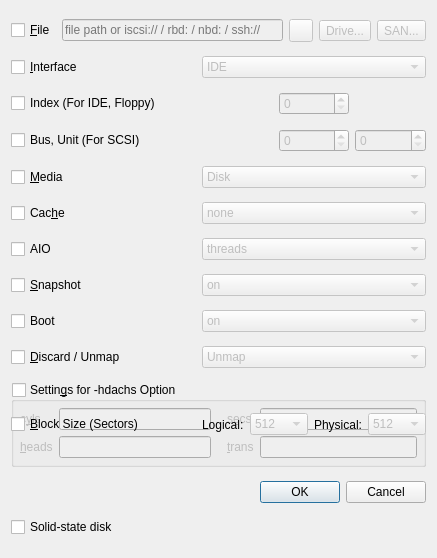
<?xml version="1.0" encoding="UTF-8"?>
<ui version="4.0">
 <author>Andrey Rijov</author>
 <class>Add_New_Device_Window</class>
 <widget class="QDialog" name="Add_New_Device_Window">
  <property name="geometry">
   <rect>
    <x>0</x>
    <y>0</y>
    <width>387</width>
    <height>558</height>
   </rect>
  </property>
  <property name="windowTitle">
   <string>Advanced Properties</string>
  </property>
  <property name="windowIcon">
   <iconset resource="../resources/icons.qrc">
    <normaloff>:/blockdevice.png</normaloff>:/blockdevice.png</iconset>
  </property>
  <layout class="QGridLayout" name="gridLayout">
   <item row="0" column="0" colspan="5">
    <layout class="QHBoxLayout" name="horizontalLayout">
     <property name="sizeConstraint">
      <enum>QLayout::SetMaximumSize</enum>
     </property>
     <item>
      <widget class="QCheckBox" name="CH_File">
       <property name="text">
        <string>&amp;File</string>
       </property>
      </widget>
     </item>
     <item>
      <widget class="QLineEdit" name="Edit_File_Path">
       <property name="enabled">
        <bool>false</bool>
       </property>
       <property name="toolTip">
        <string>Disk image path, or a network URI from the QEMU docs: iscsi://host/iqn/lun, rbd:pool/image, nbd:host:port, gluster://…, ssh://user@host/path</string>
       </property>
       <property name="placeholderText">
        <string>file path or iscsi:// / rbd: / nbd: / ssh://</string>
       </property>
      </widget>
     </item>
     <item>
      <widget class="QToolButton" name="TB_File_Path_Browse">
       <property name="enabled">
        <bool>false</bool>
       </property>
       <property name="text">
        <string/>
       </property>
       <property name="icon">
        <iconset resource="../resources/icons.qrc">
         <normaloff>:/open-file.png</normaloff>:/open-file.png</iconset>
       </property>
      </widget>
     </item>
     <item>
      <widget class="QToolButton" name="TB_Physical_Browse">
       <property name="enabled">
        <bool>false</bool>
       </property>
       <property name="toolTip">
        <string>Use a whole physical drive or one partition</string>
       </property>
       <property name="text">
        <string>Drive...</string>
       </property>
      </widget>
     </item>
     <item>
      <widget class="QToolButton" name="TB_SAN_Browse">
       <property name="enabled">
        <bool>false</bool>
       </property>
       <property name="toolTip">
        <string>Attach Remote SAN Storage (iSCSI target or NVMe-oF fabric endpoint)</string>
       </property>
       <property name="text">
        <string>SAN...</string>
       </property>
       <property name="icon">
        <iconset resource="../resources/icons.qrc">
         <normaloff>:/preferences-system-network-sharing.png</normaloff>:/preferences-system-network-sharing.png</iconset>
       </property>
      </widget>
     </item>
    </layout>
   </item>
   <item row="1" column="0" colspan="2">
    <widget class="QCheckBox" name="CH_Interface">
     <property name="text">
      <string>&amp;Interface</string>
     </property>
    </widget>
   </item>
   <item row="1" column="2" colspan="3">
    <widget class="QComboBox" name="CB_Interface">
     <property name="enabled">
      <bool>false</bool>
     </property>
     <item>
      <property name="text">
       <string>IDE</string>
      </property>
     </item>
     <item>
      <property name="text">
       <string>SCSI</string>
      </property>
     </item>
     <item>
      <property name="text">
       <string>SD</string>
      </property>
     </item>
     <item>
      <property name="text">
       <string>MTD</string>
      </property>
     </item>
     <item>
      <property name="text">
       <string>Floppy</string>
      </property>
     </item>
     <item>
      <property name="text">
       <string>PFlash</string>
      </property>
     </item>
     <item>
      <property name="text">
       <string>VirtIO block</string>
      </property>
     </item>
     <item>
      <property name="text">
       <string>VirtIO SCSI</string>
      </property>
     </item>
     <item>
      <property name="text">
       <string>NVMe</string>
      </property>
     </item>
     <item>
      <property name="text">
       <string>AHCI / SATA</string>
      </property>
     </item>
    </widget>
   </item>
   <item row="2" column="0" colspan="3">
    <widget class="QCheckBox" name="CH_Index">
     <property name="text">
      <string>Index (For IDE, Floppy)</string>
     </property>
    </widget>
   </item>
   <item row="2" column="3">
    <widget class="QSpinBox" name="SB_Index">
     <property name="enabled">
      <bool>false</bool>
     </property>
    </widget>
   </item>
   <item row="3" column="0" colspan="3">
    <widget class="QCheckBox" name="CH_Bus_Unit">
     <property name="text">
      <string>Bus, Unit (For SCSI)</string>
     </property>
    </widget>
   </item>
   <item row="3" column="3">
    <widget class="QSpinBox" name="SB_Bus">
     <property name="enabled">
      <bool>false</bool>
     </property>
    </widget>
   </item>
   <item row="3" column="4">
    <widget class="QSpinBox" name="SB_Unit">
     <property name="enabled">
      <bool>false</bool>
     </property>
    </widget>
   </item>
   <item row="4" column="0" colspan="2">
    <widget class="QCheckBox" name="CH_Media">
     <property name="text">
      <string>&amp;Media</string>
     </property>
    </widget>
   </item>
   <item row="4" column="2" colspan="3">
    <widget class="QComboBox" name="CB_Media">
     <property name="enabled">
      <bool>false</bool>
     </property>
     <item>
      <property name="text">
       <string>Disk</string>
      </property>
     </item>
     <item>
      <property name="text">
       <string>CD-ROM</string>
      </property>
     </item>
    </widget>
   </item>
   <item row="5" column="0" colspan="2">
    <widget class="QCheckBox" name="CH_Cache">
     <property name="text">
      <string>Cac&amp;he</string>
     </property>
    </widget>
   </item>
   <item row="5" column="2" colspan="3">
    <widget class="QComboBox" name="CB_Cache">
     <property name="enabled">
      <bool>false</bool>
     </property>
     <item>
      <property name="text">
       <string>none</string>
      </property>
     </item>
     <item>
      <property name="text">
       <string>writeback</string>
      </property>
     </item>
     <item>
      <property name="text">
       <string>writethrough</string>
      </property>
     </item>
    </widget>
   </item>
   <item row="6" column="0">
    <widget class="QCheckBox" name="CH_AIO">
     <property name="text">
      <string>AIO</string>
     </property>
    </widget>
   </item>
   <item row="6" column="2" colspan="3">
    <widget class="QComboBox" name="CB_AIO">
     <property name="enabled">
      <bool>false</bool>
     </property>
     <item>
      <property name="text">
       <string>threads</string>
      </property>
     </item>
     <item>
      <property name="text">
       <string>native</string>
      </property>
     </item>
    </widget>
   </item>
   <item row="7" column="0" colspan="2">
    <widget class="QCheckBox" name="CH_Snapshot">
     <property name="text">
      <string>&amp;Snapshot</string>
     </property>
    </widget>
   </item>
   <item row="7" column="2" colspan="3">
    <widget class="QComboBox" name="CB_Snapshot">
     <property name="enabled">
      <bool>false</bool>
     </property>
     <item>
      <property name="text">
       <string>on</string>
      </property>
     </item>
     <item>
      <property name="text">
       <string>off</string>
      </property>
     </item>
    </widget>
   </item>
   <item row="8" column="0" colspan="2">
    <widget class="QCheckBox" name="CH_Boot">
     <property name="text">
      <string>Boot</string>
     </property>
    </widget>
   </item>
   <item row="8" column="2" colspan="3">
    <widget class="QComboBox" name="CB_Boot">
     <property name="enabled">
      <bool>false</bool>
     </property>
     <item>
      <property name="text">
       <string>on</string>
      </property>
     </item>
     <item>
      <property name="text">
       <string>off</string>
      </property>
     </item>
    </widget>
   </item>
   <item row="9" column="1" colspan="4">
    <spacer name="verticalSpacer">
     <property name="orientation">
      <enum>Qt::Vertical</enum>
     </property>
     <property name="sizeType">
      <enum>QSizePolicy::Fixed</enum>
     </property>
     <property name="sizeHint" stdset="0">
      <size>
       <width>200</width>
       <height>5</height>
      </size>
     </property>
    </spacer>
   </item>
   <item row="10" column="0" colspan="5">
    <widget class="QGroupBox" name="GB_hdachs_Settings">
     <property name="title">
      <string>Settin&amp;gs for -hdachs Option</string>
     </property>
     <property name="checkable">
      <bool>true</bool>
     </property>
     <property name="checked">
      <bool>false</bool>
     </property>
     <layout class="QGridLayout">
      <property name="sizeConstraint">
       <enum>QLayout::SetMaximumSize</enum>
      </property>
      <property name="leftMargin">
       <number>6</number>
      </property>
      <property name="topMargin">
       <number>6</number>
      </property>
      <property name="rightMargin">
       <number>6</number>
      </property>
      <property name="bottomMargin">
       <number>6</number>
      </property>
      <property name="spacing">
       <number>6</number>
      </property>
      <item row="0" column="1">
       <spacer>
        <property name="orientation">
         <enum>Qt::Horizontal</enum>
        </property>
        <property name="sizeType">
         <enum>QSizePolicy::Fixed</enum>
        </property>
        <property name="sizeHint" stdset="0">
         <size>
          <width>10</width>
          <height>20</height>
         </size>
        </property>
       </spacer>
      </item>
      <item row="0" column="2">
       <layout class="QGridLayout">
        <property name="leftMargin">
         <number>0</number>
        </property>
        <property name="topMargin">
         <number>0</number>
        </property>
        <property name="rightMargin">
         <number>0</number>
        </property>
        <property name="bottomMargin">
         <number>0</number>
        </property>
        <property name="spacing">
         <number>6</number>
        </property>
        <item row="1" column="1">
         <widget class="QLineEdit" name="Edit_Trans"/>
        </item>
        <item row="0" column="1">
         <widget class="QLineEdit" name="Edit_Secs"/>
        </item>
        <item row="0" column="0">
         <widget class="QLabel" name="Label_Secs">
          <property name="text">
           <string>s&amp;ecs</string>
          </property>
          <property name="buddy">
           <cstring>Edit_Secs</cstring>
          </property>
         </widget>
        </item>
        <item row="1" column="0">
         <widget class="QLabel" name="Label_Trans">
          <property name="text">
           <string>&amp;trans</string>
          </property>
          <property name="buddy">
           <cstring>Edit_Trans</cstring>
          </property>
         </widget>
        </item>
       </layout>
      </item>
      <item row="0" column="0">
       <layout class="QGridLayout">
        <property name="leftMargin">
         <number>0</number>
        </property>
        <property name="topMargin">
         <number>0</number>
        </property>
        <property name="rightMargin">
         <number>0</number>
        </property>
        <property name="bottomMargin">
         <number>0</number>
        </property>
        <property name="spacing">
         <number>6</number>
        </property>
        <item row="0" column="0">
         <widget class="QLabel" name="Label_Cyls">
          <property name="text">
           <string>c&amp;yls</string>
          </property>
          <property name="buddy">
           <cstring>Edit_Cyls</cstring>
          </property>
         </widget>
        </item>
        <item row="0" column="1">
         <widget class="QLineEdit" name="Edit_Cyls"/>
        </item>
        <item row="1" column="0">
         <widget class="QLabel" name="Label_Heads">
          <property name="text">
           <string>&amp;heads</string>
          </property>
          <property name="buddy">
           <cstring>Edit_Heads</cstring>
          </property>
         </widget>
        </item>
        <item row="1" column="1">
         <widget class="QLineEdit" name="Edit_Heads"/>
        </item>
       </layout>
      </item>
     </layout>
    </widget>
   </item>
   <item row="12" column="0" colspan="5">
    <widget class="QCheckBox" name="CH_SSD">
     <property name="text">
      <string>Solid-state disk</string>
     </property>
     <property name="toolTip">
      <string>Tell the guest this disk is an SSD. AHCI and VirtIO SCSI get rotation_rate=1. IDE, plain SCSI, VirtIO block, and NVMe keep their normal bus.</string>
     </property>
    </widget>
   </item>
   <item row="11" column="0" colspan="5">
    <layout class="QHBoxLayout" name="horizontalLayout_2">
     <property name="sizeConstraint">
      <enum>QLayout::SetMaximumSize</enum>
     </property>
     <item>
      <spacer>
       <property name="orientation">
        <enum>Qt::Horizontal</enum>
       </property>
       <property name="sizeHint" stdset="0">
        <size>
         <width>120</width>
         <height>20</height>
        </size>
       </property>
      </spacer>
     </item>
     <item>
      <widget class="Dialog_Button_Box" name="buttonBox">
       <property name="standardButtons">
        <set>QDialogButtonBox::Cancel|QDialogButtonBox::Ok</set>
       </property>
      </widget>
     </item>
    </layout>
   </item>
   <item row="9" column="0">
    <widget class="QCheckBox" name="CH_Discard">
     <property name="text">
      <string>&amp;Discard / Unmap</string>
     </property>
    </widget>
   </item>
   <item row="9" column="2" colspan="3">
    <widget class="QComboBox" name="CB_Discard">
     <property name="enabled">
      <bool>false</bool>
     </property>
     <item>
      <property name="text">
       <string>Unmap</string>
      </property>
     </item>
     <item>
      <property name="text">
       <string>Off</string>
      </property>
     </item>
    </widget>
   </item>
   <item row="10" column="0">
    <widget class="QCheckBox" name="CH_Block_Size">
     <property name="text">
      <string>&amp;Block Size (Sectors)</string>
     </property>
     <property name="toolTip">
      <string>Sector block sizes: 512 for legacy disks, 4096 for 4Kn Advanced Format / NVMe drives.</string>
     </property>
    </widget>
   </item>
   <item row="10" column="2" colspan="3">
    <layout class="QHBoxLayout" name="horizontalLayout_BlockSize">
     <item>
      <widget class="QLabel" name="Label_Logical_Block_Size">
       <property name="text">
        <string>Logical:</string>
       </property>
      </widget>
     </item>
     <item>
      <widget class="QComboBox" name="CB_Logical_Block_Size">
       <property name="enabled">
        <bool>false</bool>
       </property>
       <item>
        <property name="text">
         <string>512</string>
        </property>
       </item>
       <item>
        <property name="text">
         <string>4096</string>
        </property>
       </item>
      </widget>
     </item>
     <item>
      <widget class="QLabel" name="Label_Physical_Block_Size">
       <property name="text">
        <string>Physical:</string>
       </property>
      </widget>
     </item>
     <item>
      <widget class="QComboBox" name="CB_Physical_Block_Size">
       <property name="enabled">
        <bool>false</bool>
       </property>
       <item>
        <property name="text">
         <string>512</string>
        </property>
       </item>
       <item>
        <property name="text">
         <string>4096</string>
        </property>
       </item>
      </widget>
     </item>
    </layout>
   </item>
  </layout>
 </widget>
 <customwidgets>
  <customwidget>
   <class>Dialog_Button_Box</class>
   <extends>QDialogButtonBox</extends>
   <header>Dialog_Button_Box.h</header>
  </customwidget>
 </customwidgets>
 <tabstops>
  <tabstop>CH_File</tabstop>
  <tabstop>Edit_File_Path</tabstop>
  <tabstop>TB_File_Path_Browse</tabstop>
  <tabstop>TB_Physical_Browse</tabstop>
  <tabstop>CH_Interface</tabstop>
  <tabstop>CB_Interface</tabstop>
  <tabstop>CH_Index</tabstop>
  <tabstop>SB_Index</tabstop>
  <tabstop>CH_Bus_Unit</tabstop>
  <tabstop>SB_Bus</tabstop>
  <tabstop>SB_Unit</tabstop>
  <tabstop>CH_Media</tabstop>
  <tabstop>CB_Media</tabstop>
  <tabstop>CH_Cache</tabstop>
  <tabstop>CB_Cache</tabstop>
  <tabstop>CH_AIO</tabstop>
  <tabstop>CB_AIO</tabstop>
  <tabstop>CH_Snapshot</tabstop>
  <tabstop>CB_Snapshot</tabstop>
  <tabstop>CH_Boot</tabstop>
  <tabstop>CB_Boot</tabstop>
  <tabstop>GB_hdachs_Settings</tabstop>
  <tabstop>Edit_Cyls</tabstop>
  <tabstop>Edit_Secs</tabstop>
  <tabstop>Edit_Heads</tabstop>
  <tabstop>Edit_Trans</tabstop>
 </tabstops>
 <resources>
  <include location="../resources/icons.qrc"/>
 </resources>
 <connections>
  <connection>
   <sender>CH_Interface</sender>
   <signal>toggled(bool)</signal>
   <receiver>CB_Interface</receiver>
   <slot>setEnabled(bool)</slot>
   <hints>
    <hint type="sourcelabel">
     <x>67</x>
     <y>59</y>
    </hint>
    <hint type="destinationlabel">
     <x>168</x>
     <y>52</y>
    </hint>
   </hints>
  </connection>
  <connection>
   <sender>CH_Media</sender>
   <signal>toggled(bool)</signal>
   <receiver>CB_Media</receiver>
   <slot>setEnabled(bool)</slot>
   <hints>
    <hint type="sourcelabel">
     <x>63</x>
     <y>147</y>
    </hint>
    <hint type="destinationlabel">
     <x>177</x>
     <y>149</y>
    </hint>
   </hints>
  </connection>
  <connection>
   <sender>CH_File</sender>
   <signal>toggled(bool)</signal>
   <receiver>Edit_File_Path</receiver>
   <slot>setEnabled(bool)</slot>
   <hints>
    <hint type="sourcelabel">
     <x>44</x>
     <y>30</y>
    </hint>
    <hint type="destinationlabel">
     <x>199</x>
     <y>30</y>
    </hint>
   </hints>
  </connection>
  <connection>
   <sender>CH_File</sender>
   <signal>toggled(bool)</signal>
   <receiver>TB_File_Path_Browse</receiver>
   <slot>setEnabled(bool)</slot>
   <hints>
    <hint type="sourcelabel">
     <x>47</x>
     <y>30</y>
    </hint>
    <hint type="destinationlabel">
     <x>303</x>
     <y>34</y>
    </hint>
   </hints>
  </connection>
  <connection>
   <sender>CH_File</sender>
   <signal>toggled(bool)</signal>
   <receiver>TB_Physical_Browse</receiver>
   <slot>setEnabled(bool)</slot>
   <hints>
    <hint type="sourcelabel">
     <x>47</x>
     <y>30</y>
    </hint>
    <hint type="destinationlabel">
     <x>325</x>
     <y>34</y>
    </hint>
   </hints>
  </connection>
  <connection>
   <sender>CH_File</sender>
   <signal>toggled(bool)</signal>
   <receiver>TB_SAN_Browse</receiver>
   <slot>setEnabled(bool)</slot>
   <hints>
    <hint type="sourcelabel">
     <x>47</x>
     <y>30</y>
    </hint>
    <hint type="destinationlabel">
     <x>325</x>
     <y>34</y>
    </hint>
   </hints>
  </connection>
  <connection>
   <sender>CH_Index</sender>
   <signal>toggled(bool)</signal>
   <receiver>SB_Index</receiver>
   <slot>setEnabled(bool)</slot>
   <hints>
    <hint type="sourcelabel">
     <x>106</x>
     <y>80</y>
    </hint>
    <hint type="destinationlabel">
     <x>222</x>
     <y>92</y>
    </hint>
   </hints>
  </connection>
  <connection>
   <sender>CH_Bus_Unit</sender>
   <signal>toggled(bool)</signal>
   <receiver>SB_Bus</receiver>
   <slot>setEnabled(bool)</slot>
   <hints>
    <hint type="sourcelabel">
     <x>104</x>
     <y>114</y>
    </hint>
    <hint type="destinationlabel">
     <x>212</x>
     <y>110</y>
    </hint>
   </hints>
  </connection>
  <connection>
   <sender>CH_Bus_Unit</sender>
   <signal>toggled(bool)</signal>
   <receiver>SB_Unit</receiver>
   <slot>setEnabled(bool)</slot>
   <hints>
    <hint type="sourcelabel">
     <x>63</x>
     <y>118</y>
    </hint>
    <hint type="destinationlabel">
     <x>293</x>
     <y>119</y>
    </hint>
   </hints>
  </connection>
  <connection>
   <sender>CH_Cache</sender>
   <signal>toggled(bool)</signal>
   <receiver>CB_Cache</receiver>
   <slot>setEnabled(bool)</slot>
   <hints>
    <hint type="sourcelabel">
     <x>51</x>
     <y>172</y>
    </hint>
    <hint type="destinationlabel">
     <x>142</x>
     <y>167</y>
    </hint>
   </hints>
  </connection>
  <connection>
   <sender>CH_AIO</sender>
   <signal>toggled(bool)</signal>
   <receiver>CB_AIO</receiver>
   <slot>setEnabled(bool)</slot>
   <hints>
    <hint type="sourcelabel">
     <x>33</x>
     <y>200</y>
    </hint>
    <hint type="destinationlabel">
     <x>120</x>
     <y>196</y>
    </hint>
   </hints>
  </connection>
  <connection>
   <sender>CH_Snapshot</sender>
   <signal>toggled(bool)</signal>
   <receiver>CB_Snapshot</receiver>
   <slot>setEnabled(bool)</slot>
   <hints>
    <hint type="sourcelabel">
     <x>65</x>
     <y>226</y>
    </hint>
    <hint type="destinationlabel">
     <x>127</x>
     <y>228</y>
    </hint>
   </hints>
  </connection>
  <connection>
   <sender>CH_Boot</sender>
   <signal>toggled(bool)</signal>
   <receiver>CB_Boot</receiver>
   <slot>setEnabled(bool)</slot>
   <hints>
    <hint type="sourcelabel">
     <x>51</x>
     <y>261</y>
    </hint>
    <hint type="destinationlabel">
     <x>167</x>
     <y>257</y>
    </hint>
   </hints>
  </connection>
  <connection>
   <sender>buttonBox</sender>
   <signal>rejected()</signal>
   <receiver>Add_New_Device_Window</receiver>
   <slot>reject()</slot>
   <hints>
    <hint type="sourcelabel">
     <x>182</x>
     <y>529</y>
    </hint>
    <hint type="destinationlabel">
     <x>314</x>
     <y>331</y>
    </hint>
   </hints>
  </connection>
  <connection>
   <sender>buttonBox</sender>
   <signal>accepted()</signal>
   <receiver>Add_New_Device_Window</receiver>
   <slot>accept()</slot>
   <hints>
    <hint type="sourcelabel">
     <x>285</x>
     <y>529</y>
    </hint>
    <hint type="destinationlabel">
     <x>193</x>
     <y>278</y>
    </hint>
   </hints>
  </connection>
  <connection>
   <sender>CH_Discard</sender>
   <signal>toggled(bool)</signal>
   <receiver>CB_Discard</receiver>
   <slot>setEnabled(bool)</slot>
   <hints>
    <hint type="sourcelabel">
     <x>56</x>
     <y>368</y>
    </hint>
    <hint type="destinationlabel">
     <x>200</x>
     <y>368</y>
    </hint>
   </hints>
  </connection>
  <connection>
   <sender>CH_Block_Size</sender>
   <signal>toggled(bool)</signal>
   <receiver>CB_Logical_Block_Size</receiver>
   <slot>setEnabled(bool)</slot>
  </connection>
  <connection>
   <sender>CH_Block_Size</sender>
   <signal>toggled(bool)</signal>
   <receiver>CB_Physical_Block_Size</receiver>
   <slot>setEnabled(bool)</slot>
  </connection>
 </connections>
</ui>
